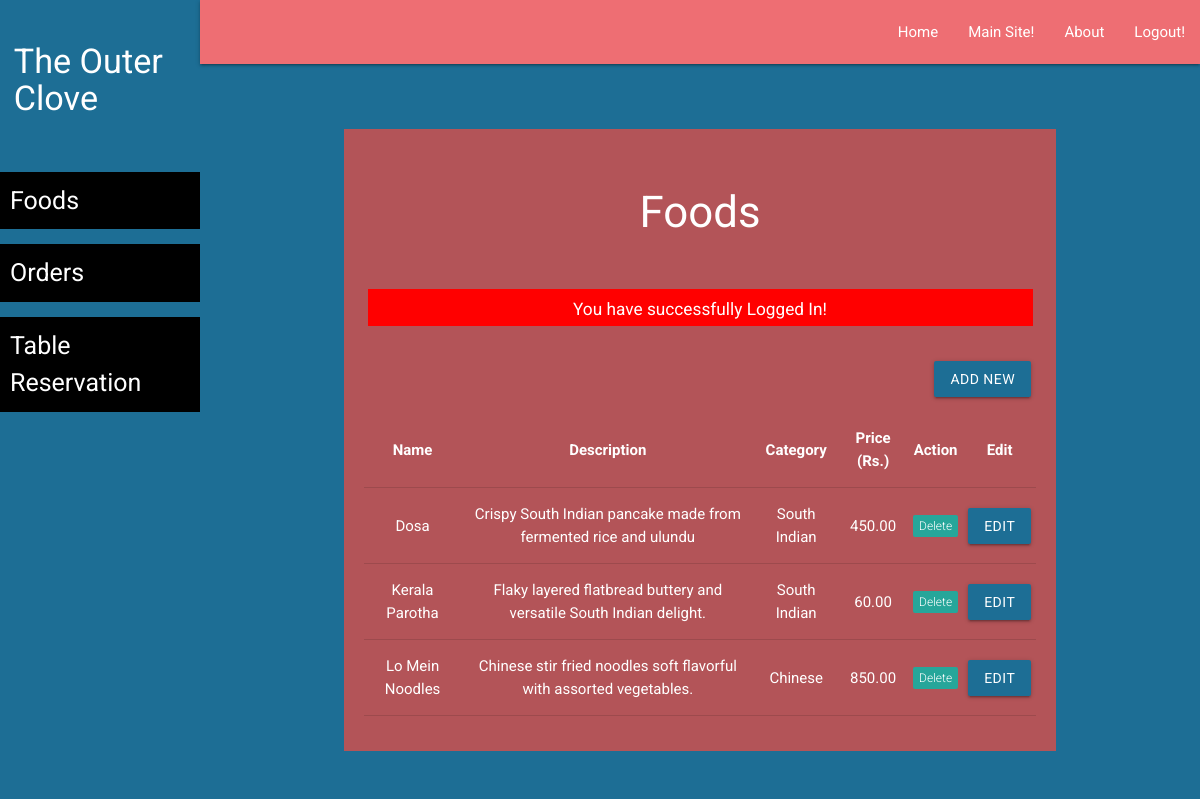
Screenshot of /TheOuterClove/staff/food-list.php (signed in) with the database file from the repository.
### tables this page shows
CREATE TABLE `food` (
  `id` int(11) NOT NULL,
  `cat_id` int(11) DEFAULT NULL,
  `fname` varchar(255) DEFAULT NULL,
  `description` text DEFAULT NULL,
  `price` decimal(10,2) DEFAULT NULL,
  `image` varchar(255) DEFAULT NULL
);

CREATE TABLE `categories` (
  `id` int(11) NOT NULL,
  `name` varchar(250) NOT NULL,
  `short_desc` varchar(250) NOT NULL,
  `long_desc` varchar(500) NOT NULL
);

### TheOuterClove/staff/food-list.php (the view, shortened to what this page needs)
<?php require('layout/header.php'); ?>
<?php require('layout/left-sidebar-long.php'); ?>
<?php require('layout/topnav.php'); ?>
<?php require('layout/left-sidebar-short.php'); ?>
<?php
require('../backends/connection-pdo.php');
$sql = 'SELECT food.id, food.fname, food.description, food.price, categories.name
        FROM food
        LEFT JOIN categories
        ON food.cat_id = categories.id';
$query  = $pdoconn->prepare($sql);
$query->execute();
$arr_all = $query->fetchAll(PDO::FETCH_ASSOC);
?>
<div class="section white-text" style="background: #B35458;">
    <div class="section">
        <h3>Foods</h3>
    </div>
    <?php
    if (isset($_SESSION['msg'])) {
        echo '<div class="section center" style="margin: 5px 35px;"><div class="row" style="background: red; color: white;">
        <div class="col s12">
            <h6>' . $_SESSION['msg'] . '</h6>
            </div>
        </div></div>';
    }
    ?>
    <div class="section right" style="padding: 15px 25px;">
        <a href="food-add.php" class="waves-effect waves-light btn">Add New</a>
    </div>
    <div class="section center" style="padding: 20px;">
    <table class="centered responsive-table">
        <thead>
            <tr>
                <th>Name</th>
                <th>Description</th>
                <th>Category</th>
                <th>Price (Rs.)</th>
                <th>Action</th>
                <th>Edit</th>
            </tr>
        </thead>
        <tbody>
            <?php foreach ($arr_all as $key) : ?>
                <tr>
                    <td><?php echo $key['fname']; ?></td>
                    <td><?php echo $key['description']; ?></td>
                    <td><?php echo $key['name']; ?></td>
                    <td><?php echo $key['price']; ?></td>
                    <td>
                        <a href="../backends/admin/food-delete.php?id=<?php echo $key['id']; ?>">
                            <span class="new badge" data-badge-caption="">Delete</span>
                        </a>
                    </td>
                    <td>
                        <a href="food-edit-form.php?id=<?php echo $key['id']; ?>" class="waves-effect waves-light btn">Edit</a>
                    </td>
                </tr>
            <?php endforeach; ?>
        </tbody>
    </table>
</div>
<?php require('layout/footer.php'); ?>

### TheOuterClove/css/form-style.css (style rules this page uses)
body { background: #1D6E95; font-family: "Roboto", sans-serif; -webkit-font-smoothing: antialiased; -moz-osx-font-smoothing: grayscale; }
.btn, .btn:active, .btn:hover { background: #1D6E95 !important; width: 100%; }
.row { margin-bottom: 0 !important; }
.col { padding: 0 !important; }

### rows the page displays
food: fname "Dosa", description "Crispy South Indian pancake made from fermented rice and ulundu", cat.name "South Indian", price "450.00"
food: fname "Kerala Parotha", description "Flaky layered flatbread buttery and versatile South Indian delight.", cat.name "South Indian", price "60.00"
food: fname "Lo Mein Noodles", description "Chinese stir fried noodles soft flavorful with assorted vegetables.", cat.name "Chinese", price "850.00"

### other values shown
$_SESSION['msg'] "You have successfully Logged In!"
